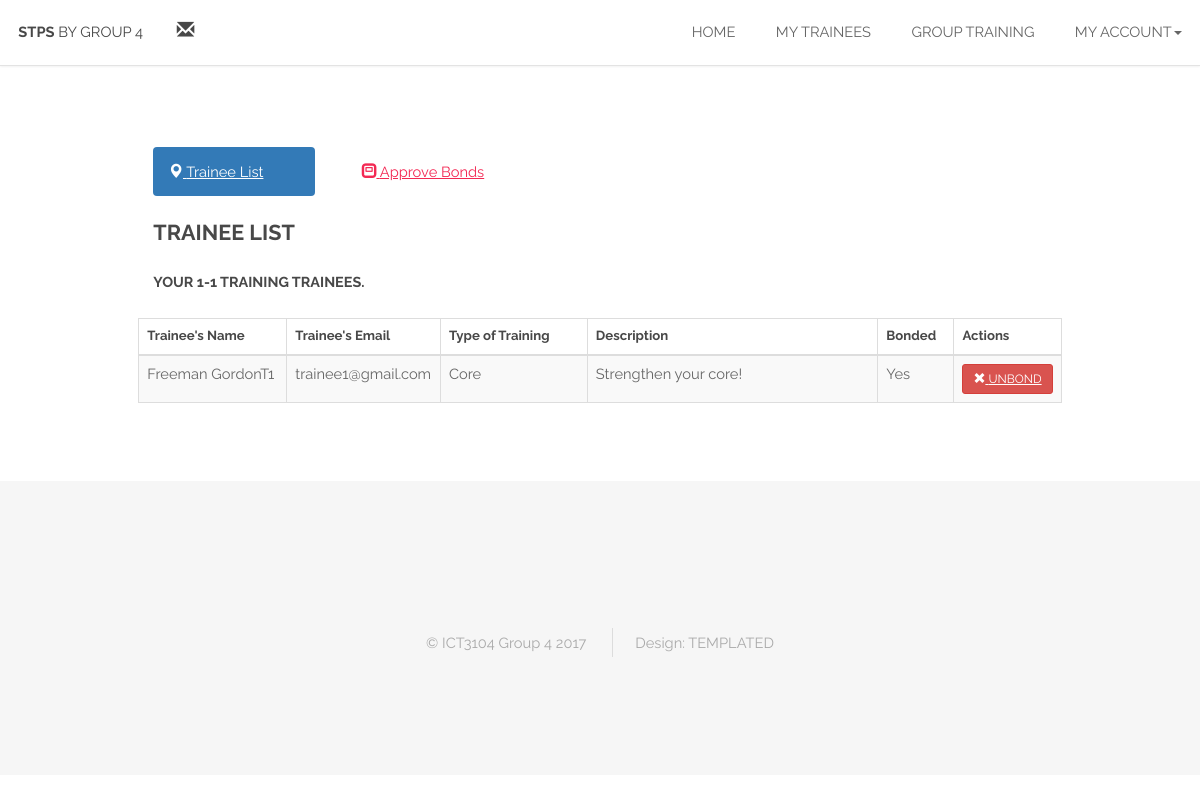
Screenshot of /trainer_traineeList.php (signed in) with the database file from the repository.
### tables this page shows
CREATE TABLE IF NOT EXISTS `personalsession` (
  `id` int(11) NOT NULL,
  `category` varchar(20) NOT NULL,
  `roomTypeID` int(11) NOT NULL,
  `typeofTrainingID` int(11) NOT NULL,
  `startTime` time NOT NULL,
  `endTime` time NOT NULL,
  `date` date NOT NULL,
  `description` varchar(255) NOT NULL,
  `trainerEmail` varchar(255) NOT NULL,
  `traineeEmail` varchar(255) NOT NULL
);

CREATE TABLE IF NOT EXISTS `users` (
  `email` varchar(255) NOT NULL,
  `firstName` varchar(35) NOT NULL,
  `lastName` varchar(35) NOT NULL,
  `phoneNumber` int(8) NOT NULL,
  `profilePicture` varchar(255) NOT NULL,
  `role` varchar(10) NOT NULL,
  `password` varchar(50) NOT NULL,
  `status` int(1) NOT NULL,
  `address` varchar(255) NOT NULL,
  `subscription` int(2) NOT NULL,
  `registerDate` date NOT NULL,
  `expiryDate` date NOT NULL,
  `featuredStatus` int(1) NOT NULL,
  `profileBio` varchar(255) NOT NULL,
  `bondTo` varchar(255) NOT NULL
);

CREATE TABLE IF NOT EXISTS `typeoftraining` (
  `id` int(11) NOT NULL,
  `trainingName` varchar(255) NOT NULL,
  `cost` decimal(10,2) NOT NULL
);

### trainer_traineeList.php (the view, shortened to what this page needs)
<html>
    <head>
        <link rel="stylesheet" href="https://maxcdn.bootstrapcdn.com/bootstrap/3.3.2/css/bootstrap.min.css">
        <link href='fullcalendar-3.5.1/fullcalendar.css' rel='stylesheet' />
        <link href="assets/css/calendar.css" rel="stylesheet" type="text/css"/>
        <link rel="stylesheet" href="assets/css/trainer_dashboard.css" />
    </head>
    <body>
        <?php
        include "trainer_header.php";
        ?>
        <section id="main" class="wrapper">
            <div class="container">
                <div class="row" style="margin-bottom: 10px;">
                    <ul class="nav nav-pills col-md-10 padding-l0-r0">
                        <li class="active data-tabs col-md-3 col-sm-6 col-xs-12"><a href="#traineelist_tab" data-toggle="pill"><span class="glyphicon glyphicon-map-marker icon-space"></span> Trainee List</a></li>
                        <li class="data-tabs col-md-3 col-xs-12 col-sm-6"><a href="#approvebond_tab" data-toggle="pill"><span class="glyphicon glyphicon-modal-window icon-space"></span> Approve Bonds</a></li>
                    </ul>
                </div>
                <div class="tab-content">
                    <div class="tab-pane active add--15-margin" id="traineelist_tab">
                        <div class="margin-l0-r0">
                            <div class="panel-heading">
                                <div class="panel-title">
                                    <h3>Trainee List</h3>
                                    <h5>Your 1-1 training trainees.</h5>
                                </div>
                            </div>
                            <div class="table-responsive my-table-style">
                                <table class="table table-striped table-bordered" cellspacing="0" width="100%">
                                    <thead>
                                        <tr>
                                            <th class="col-md-2">Trainee's Name</th>
                                            <th class="col-md-2">Trainee's Email</th>
                                            <th class="col-md-2">Type of Training</th>
                                            <th class="col-md-4">Description</th>
                                            <th class="col-md-1">Bonded</th>
                                            <th class="col-md-1">Actions</th>
                                        </tr>
                                    </thead>
                                    <tbody>
                                        <?php include "scripts/listTrainees.php"; ?>
                                    </tbody>
                                </table>
                            </div>
                        </div>
                    </div>
                </div>
            </div>
        </section>
        <?php
        include "footer.php";
        ?>
        <link type="text/css" rel="stylesheet" href="jquery_qtip/jquery.qtip.css" />
    </body>
</html>

### scripts/listTrainees.php
<?php
$id = $_SESSION['email'];
$sqlTraineeName = "SELECT * FROM personalsession ps
JOIN users u ON ps.traineeEmail = u.email
JOIN typeoftraining t ON ps.typeofTrainingID = t.id
WHERE ps.trainerEmail='$id'
AND ps.category='1-1 training'";
$result = $conn->prepare($sqlTraineeName);
$result->execute();
$count = $result->rowCount();
if ($count > 0) {
    while ($trainee = $result->fetch(PDO::FETCH_ASSOC)) {
        $firstName = $trainee['firstName'];
        $lastName = $trainee['lastName'];
        $email = $trainee['traineeEmail'];
        $typeofTraining = $trainee['trainingName'];
        $description = $trainee['description'];
        $bond = $trainee['bondTo'];
        if ($bond == $id) {
            $bondStatus = "Yes";
        } else {
            $bondStatus = "No";
        }
        echo "<tbody>";
        echo "<tr>";
        echo "<td>" . $firstName ." " . $lastName . "</td>";
        echo "<td>" . $email ."</td>";
        echo "<td>" . $typeofTraining ."</td>";
        echo "<td>" . $description."</td>";
        echo "<td>" . $bondStatus."</td>";
        if ($bondStatus == "Yes") {
            echo "<td><a data-toggle=\"modal\" data-target=\"#unbondUserModal\" onclick=\"setUnbondInfo('$email', '$id')\" class=\"btn btn-danger btn-sm\"><span class=\"glyphicon glyphicon-remove\"></span> UNBOND</a></td>";
        } else {
            echo "<td></td>";
        }
        echo "</tr>";
        echo "</tbody>";
    }
} else {
    echo "";
}

### assets/css/trainer_dashboard.css (style rules this page uses)
html, body, div, span, applet, object, iframe, h1, h2, h3, h4, h5, h6, p, blockquote, pre, a, abbr, acronym, address, big, cite, code, del, dfn, em, img, ins, kbd, q, s, samp, small, strike, strong, sub, sup, tt, var, b, u, i, center, dl, dt, dd, ol, ul, li, fieldset, form, label, legend, table, caption, tbody, tfoot, thead, tr, th, td, article, aside, canvas, details, embed, figure, figcaption, footer, header, hgroup, menu, nav, output, ruby, section, summary, time, mark, audio, video { margin: 0; padding: 0; border: 0; font-size: 100%; font: inherit; vertical-align: baseline; }
article, aside, details, figcaption, figure, footer, header, hgroup, menu, nav, section { display: block; }
body { line-height: 1; }
ol, ul { list-style: none; }
table { border-collapse: collapse; border-spacing: 0; }
body { -webkit-text-size-adjust: none; }
*, *:before, *:after { -moz-box-sizing: border-box; -webkit-box-sizing: border-box; box-sizing: border-box; }
.container { margin-left: auto; margin-right: auto; }
.container { width: 80em; }
@media screen and (max-width: 1680px) { .container { width: 80em; } }
@media screen and (max-width: 1280px) { .container { width: 65em; } }
.row { border-bottom: solid 1px transparent; -moz-box-sizing: border-box; -webkit-box-sizing: border-box; box-sizing: border-box; }
.row > * { float: left; -moz-box-sizing: border-box; -webkit-box-sizing: border-box; box-sizing: border-box; }
.row:after, .row:before { content: ''; display: block; clear: both; height: 0; }
.row > * { padding: 0 0 0 2em; }
.row { margin: 0 0 -1px -2em; }
@media screen and (max-width: 1680px) { .row > * { padding: 0 0 0 2em; } }
@media screen and (max-width: 1680px) { .row { margin: 0 0 -1px -2em; } }
@media screen and (max-width: 1280px) { .row > * { padding: 0 0 0 1.5em; } }
@media screen and (max-width: 1280px) { .row { margin: 0 0 -1px -1.5em; } }
body { -ms-overflow-style: scrollbar; }
body { background: #fff; padding-top: 6em; }
body { background-color: #fff; color: #666; }
body, input, select, textarea { font-family: "Raleway", Arial, Helvetica, sans-serif; font-size: 13pt; font-weight: 400; line-height: 2em; }
@media screen and (max-width: 1680px) { body, input, select, textarea { font-size: 11pt; } }
@media screen and (max-width: 1280px) { body, input, select, textarea { font-size: 11pt; } }
a { text-decoration: underline; color: #f32853; }
h1, h2, h3, h4, h5, h6 { color: #484848; font-weight: 700; line-height: 1em; margin: 0 0 1em 0; text-transform: uppercase; }
h3 { font-size: 1.35em; line-height: 1.5em; }
h5 { font-size: 0.9em; line-height: 1.5em; }
ul { list-style: disc; margin: 0 0 2em 0; padding-left: 1em; }
ul li { padding-left: 0.5em; }
table { width: 90%; }
table tbody tr { border-left: 0; border-right: 0; }
table td { padding: 0.5em 0.5em; }
table th { color: #484848; font-size: 0.9em; font-weight: 700; padding: 0 0.75em 0.75em 0.75em; text-align: left; }
table thead { border-bottom: solid 2px rgba(144, 144, 144, 0.25); }
.wrapper { padding: 6em 0 4em 0; }
#main { padding-top: 4em; }

### rows the page displays
personalsession: users.firstName "Freeman", users.lastName "GordonT1", traineeEmail "trainee1@gmail.com", typeofTrainingID.trainingName "Core", description "Strengthen your core!", users.bondTo "Yes"
